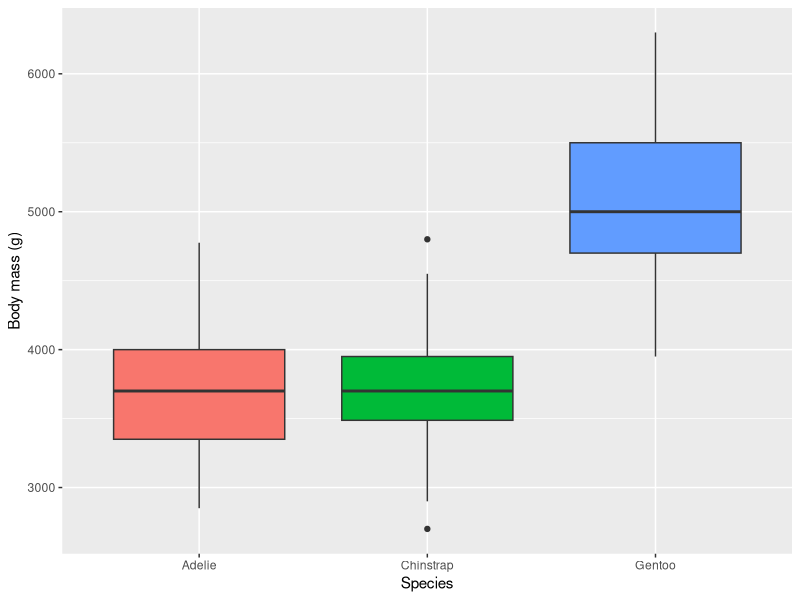
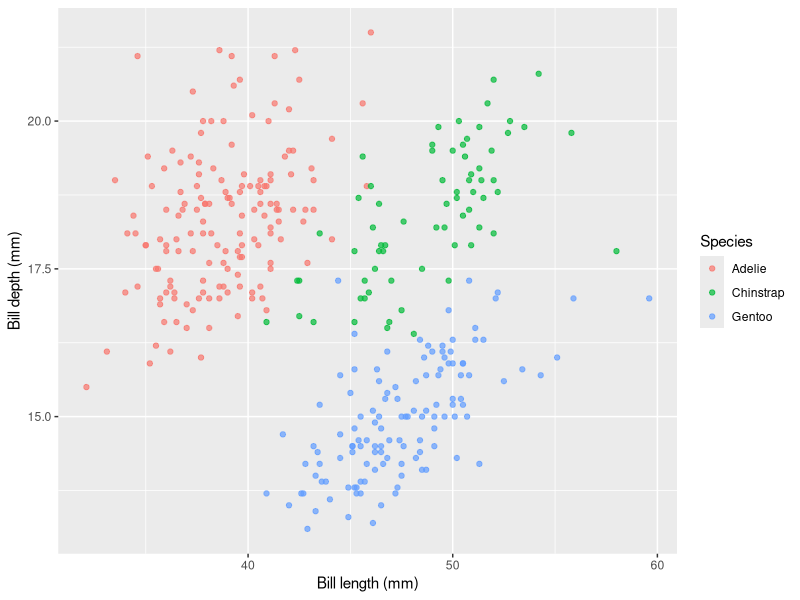

Here is the R script that generated these plots, in order:
## ---- chunk 1
#| label: setup
#| include: false
library(tidyverse)
library(palmerpenguins)
## ---- chunk 2
#| content: valuebox
#| title: "Total penguins"
list(icon = "clipboard-data", color = "primary",
     value = nrow(penguins))
## ---- chunk 3
#| content: valuebox
#| title: "Species"
list(icon = "tags", color = "info",
     value = n_distinct(penguins$species))
## ---- chunk 4
#| content: valuebox
#| title: "Avg body mass (g)"
list(icon = "speedometer", color = "success",
     value = round(mean(penguins$body_mass_g, na.rm = TRUE)))
## ---- chunk 5
#| title: "Body mass by species"
ggplot(penguins, aes(x = species, y = body_mass_g, fill = species)) +
  geom_boxplot(show.legend = FALSE) +
  labs(x = "Species", y = "Body mass (g)")
## ---- chunk 6
#| title: "Bill length vs depth"
ggplot(penguins, aes(x = bill_length_mm, y = bill_depth_mm, color = species)) +
  geom_point(alpha = 0.7) +
  labs(x = "Bill length (mm)", y = "Bill depth (mm)", color = "Species")
